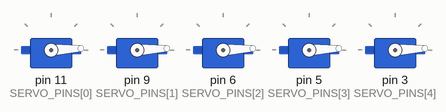
The sketch below on a simulated Arduino Uno, built with avr-gcc and run on an emulated ATmega328P. Shown: 5 × servo.

Above: at 0.05 s.
At 0.7 s:
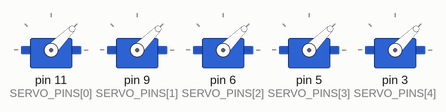
At 1.4 s:
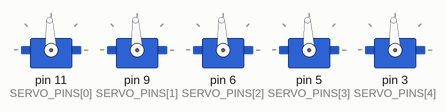
At 2.8 s:
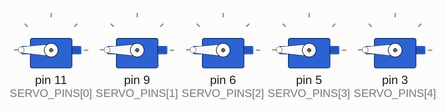
At 4.2 s:
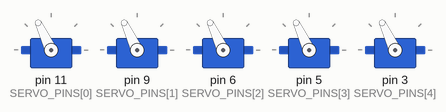
At 5.6 s:
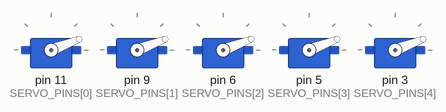
Timing chart, 0 to 8.3 s (numbered marks = the images above):
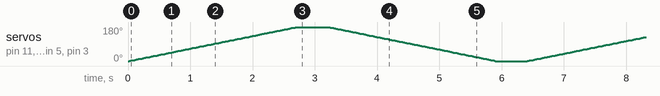

The sketch:

sketch.ino
```cpp
// 5 servo quay đồng bộ cùng lúc 0° <-> 180° – Arduino Uno
// Mạch (servo xếp từ trái sang phải phía trên Arduino, dây xanh = tín hiệu):
//   Servo 1 -> chân 11   Servo 2 -> chân 9   Servo 3 -> chân 6
//   Servo 4 -> chân 5    Servo 5 -> chân 3
//   Dây đỏ của 5 servo -> hàng nguồn + trên breadboard (nối 5V Arduino)
//   Dây nâu của 5 servo -> hàng nguồn - trên breadboard (nối GND Arduino)
//   KHÔNG cắm dây đỏ vào Vin hay 3.3V (xem README)
//
// Hiệu ứng: cả 5 servo cùng quay 0° -> 180°, dừng, cùng quay về 0°, dừng, lặp lại.
// Góc là hàm của thời gian trong vòng (angleAt), nên 5 servo luôn nhận đúng một góc.

#include <Servo.h>

const uint8_t SERVO_PINS[] = {11, 9, 6, 5, 3};   // thứ tự từ trái qua phải
const uint8_t SERVO_COUNT  = sizeof(SERVO_PINS) / sizeof(SERVO_PINS[0]);

const int MIN_ANGLE = 0;
const int MAX_ANGLE = 180;

// ---- Thông số (đơn vị: mili giây) ----
const unsigned long DONG_BO_MOVE_MS = 2700;   // quay hết 180° (≈ 1° mỗi 15 ms như bản 04)
const unsigned long DONG_BO_HOLD_MS = 500;    // dừng ở mỗi đầu trước khi quay ngược

// Một vòng: lượt lên -> dừng ở 180° -> lượt về -> dừng ở 0°
const unsigned long DONG_BO_HALF_MS  = DONG_BO_MOVE_MS + DONG_BO_HOLD_MS;
const unsigned long DONG_BO_ROUND_MS = 2 * DONG_BO_HALF_MS;

Servo servos[SERVO_COUNT];
int lastAngle = MIN_ANGLE;                    // góc chung đã gửi, chỉ gửi lại khi thay đổi

// Góc tăng đều từ MIN_ANGLE lên MAX_ANGLE trong khoảng `duration`, tính tại thời điểm t
int rampAngle(unsigned long t, unsigned long duration) {
  if (duration == 0 || t >= duration) return MAX_ANGLE;
  return MIN_ANGLE + (long)(MAX_ANGLE - MIN_ANGLE) * t / duration;
}

// Góc chung của cả dãy tại thời điểm t trong một vòng
int angleAt(unsigned long t) {
  if (t < DONG_BO_HALF_MS) return rampAngle(t, DONG_BO_MOVE_MS);   // lượt lên rồi dừng ở 180°
  t -= DONG_BO_HALF_MS;                                            // lượt về rồi dừng ở 0°
  return MIN_ANGLE + MAX_ANGLE - rampAngle(t, DONG_BO_MOVE_MS);
}

// Gửi cùng một góc cho tất cả servo trong cùng một lượt
void writeAll(int a) {
  for (uint8_t i = 0; i < SERVO_COUNT; i++) {
    servos[i].write(a);
  }
}

void setup() {
  for (uint8_t i = 0; i < SERVO_COUNT; i++) {
    servos[i].attach(SERVO_PINS[i]);
  }
  writeAll(MIN_ANGLE);                        // đưa cả dãy về 0° khi khởi động
}

void loop() {
  int angle = angleAt(millis() % DONG_BO_ROUND_MS);
  if (angle != lastAngle) {
    writeAll(angle);
    lastAngle = angle;
  }
}
```
